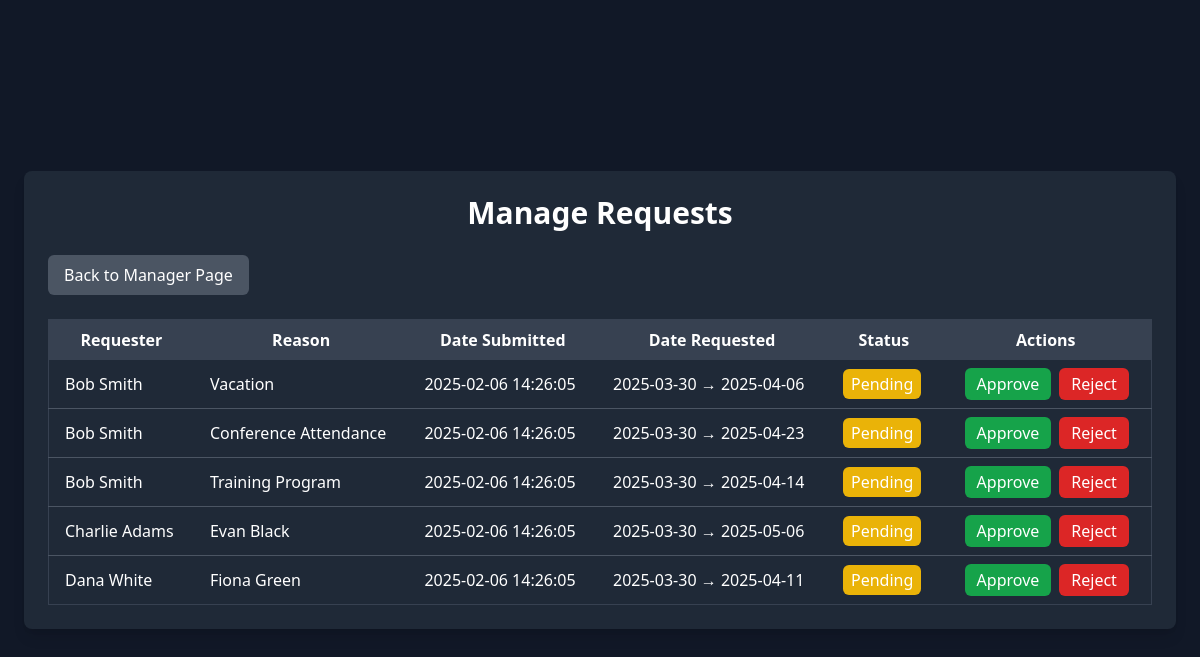
/manager/manage-requests (signed in), run on the app's committed database.
### tables this page shows
CREATE TABLE `requests` (
  `id` int(11) NOT NULL,
  `user_id` int(11) NOT NULL,
  `reason` text NOT NULL,
  `date_submitted` timestamp NOT NULL DEFAULT current_timestamp(),
  `start_date` date NOT NULL,
  `end_date` date NOT NULL,
  `status` enum('pending','approved','rejected') DEFAULT 'pending'
);

CREATE TABLE `user` (
  `id` int(11) NOT NULL,
  `username` varchar(255) NOT NULL,
  `name` varchar(255) NOT NULL,
  `email` varchar(255) NOT NULL,
  `password` varchar(255) NOT NULL,
  `role` enum('manager','employee') NOT NULL,
  `employee_code` char(7) DEFAULT NULL,
  `created_at` timestamp NOT NULL DEFAULT current_timestamp()
);

### app/Controllers/Manager.php (called while the page is built, shortened)
<?php
class Manager
{
    public function manageRequests(): void
    {
        $result = (new Request())->getRequests();
        include __DIR__ . '/../../app/Views/manage-requests.php';
    }
}

### app/Core/Database.php (called while the page is built, shortened)
<?php
class Database
{
    private static ?Database $instance = null;
    private ?PDO $connection = null;
    private string $host = "localhost";
    private string $dbname = "vacationportal";
    private string $username = "root";
    private string $password = "";
    private function __construct()
    {
        try {
            $this->connection = new PDO(
                "mysql:host=$this->host;dbname=$this->dbname",
                $this->username,
                $this->password,
                [
                    PDO::ATTR_ERRMODE => PDO::ERRMODE_EXCEPTION,
                    PDO::ATTR_DEFAULT_FETCH_MODE => PDO::FETCH_ASSOC
                ]
            );
        } catch (PDOException $e) {
            error_log("Database Error in constructor: " . $e->getMessage(), 3);
            throw new PDOException("Database connection failed.");
        }
    }
    public static function getInstance(): Database
    {
        if (self::$instance === null) {
            self::$instance = new Database();
        }
        return self::$instance;
    }
    public function getConnection(): PDO
    {
        return $this->connection;
    }
}

### app/Models/Request.php (called while the page is built, shortened)
<?php
class Request
{
    private PDO $connection;
    public function __construct()
    {
        $this->connection = Database::getInstance()->getConnection();
    }
    public function getRequests(): array
    {
        $query = "SELECT requests.id, user.name AS requester_name, requests.reason,
                         requests.date_submitted, requests.start_date, requests.end_date, requests.status
                  FROM requests
                  JOIN user ON requests.user_id = user.id
                  ORDER BY requests.date_submitted DESC";
        try {
            $statement = $this->connection->prepare($query);
            $statement->execute();
            return $statement->fetchAll(PDO::FETCH_ASSOC);
        } catch (PDOException $e) {
            error_log("Database Error in getRequests: " . $e->getMessage(), 3);
            return [];
        }
    }
}

### app/Views/manage-requests.php (the view, shortened to what this page needs)
<!DOCTYPE html>
<html lang="en">
<head>
    <script src="https://cdn.tailwindcss.com"></script>
</head>
<body class="bg-gray-900 flex items-center justify-center min-h-screen text-white">
<div class="max-w-6xl w-full bg-gray-800 p-6 rounded-lg shadow-lg">
    <h2 class="text-3xl font-bold text-center mb-6">Manage Requests</h2>
    <div class="flex justify-between mb-6">
        <a href="/manager/dashboard" class="bg-gray-600 text-white px-4 py-2 rounded-md hover:bg-gray-700 transition">
            Back to Manager Page
        </a>
    </div>
    <div class="overflow-x-auto">
        <table class="min-w-full border border-gray-700 rounded-lg">
            <thead class="bg-gray-700">
            <tr>
                <th class="px-4 py-2">Requester</th>
                <th class="px-4 py-2">Reason</th>
                <th class="px-4 py-2">Date Submitted</th>
                <th class="px-4 py-2">Date Requested</th>
                <th class="px-4 py-2">Status</th>
                <th class="px-4 py-2">Actions</th>
            </tr>
            </thead>
            <tbody class="divide-y divide-gray-600">
            <?php if (!empty($result)): ?>
                <?php foreach ($result as $request): ?>
                    <tr class="hover:bg-gray-700">
                        <td class="px-4 py-2"><?php echo htmlspecialchars($request['requester_name']); ?></td>
                        <td class="px-4 py-2"><?php echo htmlspecialchars($request['reason']); ?></td>
                        <td class="px-4 py-2"><?php echo htmlspecialchars($request['date_submitted']); ?></td>
                        <td class="px-4 py-2">
                            <?php echo htmlspecialchars($request['start_date']) . " → " . htmlspecialchars($request['end_date']); ?>
                        </td>
                        <td class="px-4 py-2">
                  <span class="px-2 py-1 rounded-md text-white <?php echo $request['status'] === 'pending' ? 'bg-yellow-500' : ($request['status'] === 'approved' ? 'bg-green-500' : 'bg-red-500'); ?>">
                    <?php echo ucfirst(htmlspecialchars($request['status'])); ?>
                  </span>
                        </td>
                        <td class="px-4 py-2">
                            <?php if ($request['status'] === 'pending'): ?>
                                <form method="POST" action="/manager/update-request" class="flex space-x-2">
                                    <button type="submit" name="action" value="approve"
                                            class="bg-green-600 text-white px-3 py-1 rounded-md hover:bg-green-700 transition">
                                        Approve
                                    </button>
                                    <button type="submit" name="action" value="reject"
                                            class="bg-red-600 text-white px-3 py-1 rounded-md hover:bg-red-700 transition">
                                        Reject
                                    </button>
                                </form>
                            <?php else: ?>
                                <span class="text-gray-400 italic">Decision Made</span>
                            <?php endif; ?>
                        </td>
                    </tr>
                <?php endforeach; ?>
            <?php else: ?>
                <tr>
                    <td colspan="6" class="px-4 py-2 text-center text-gray-400">No requests found.</td>
                </tr>
            <?php endif; ?>
            </tbody>
        </table>
    </div>
</div>
</body>
</html>

### public/index.php (shortened to what this page needs)
<?php
$requestUri = parse_url($_SERVER['REQUEST_URI'], PHP_URL_PATH);
$requestUri = rtrim($requestUri, '/') ?: '/';
$routes = [
    '/' => ['controller' => 'App\Controllers\Authentication', 'action' => 'loginForm'],
    '/index.php' => ['controller' => 'App\Controllers\Authentication', 'action' => 'loginForm'],
    '/index' => ['controller' => 'App\Controllers\Authentication', 'action' => 'loginForm'],
    '/login' => ['controller' => 'App\Controllers\Authentication', 'action' => 'loginForm'],
    '/Login' => ['controller' => 'App\Controllers\Authentication', 'action' => 'loginForm'],
    '/logout' => ['controller' => 'App\Controllers\Authentication', 'action' => 'logout'],
    '/Logout' => ['controller' => 'App\Controllers\Authentication', 'action' => 'logout'],
    '/manager/dashboard' => ['controller' => 'App\Controllers\Manager', 'action' => 'dashboard'],
    '/manager/create-employee' => ['controller' => 'App\Controllers\Manager', 'action' => 'createEmployee'],
    '/manager/edit-employee' => ['controller' => 'App\Controllers\Manager', 'action' => 'editEmployee'],
    '/manager/delete-employee' => ['controller' => 'App\Controllers\Manager', 'action' => 'deleteEmployee'],
    '/manager/manage-requests' => ['controller' => 'App\Controllers\Manager', 'action' => 'manageRequests'],
    '/manager/update-request' => ['controller' => 'App\Controllers\Manager', 'action' => 'updateRequestStatus'],
    '/employee/dashboard' => ['controller' => 'App\Controllers\Employee', 'action' => 'dashboard'],
    '/employee/create-request' => ['controller' => 'App\Controllers\Employee', 'action' => 'createRequest'],
    '/employee/delete-request' => ['controller' => 'App\Controllers\Employee', 'action' => 'deleteRequest']
];
if (isset($routes[$requestUri])) {
    $route = $routes[$requestUri];
    $actionName = $route['action'];
    $controller = new $controllerName();
    $controller->$actionName($_GET);
} else {
    http_response_code(404);
    echo "404 - Page not found";
}

### data on the page
requests: user.name "Bob Smith", reason "Vacation", date_submitted "2025-02-06 14:26:05", start_date "2025-03-30", end_date "2025-04-06", status "Pending"
requests: user.name "Bob Smith", reason "Conference Attendance", date_submitted "2025-02-06 14:26:05", start_date "2025-03-30", end_date "2025-04-23", status "Pending"
requests: user.name "Bob Smith", reason "Training Program", date_submitted "2025-02-06 14:26:05", start_date "2025-03-30", end_date "2025-04-14", status "Pending"
requests: user.name "Charlie Adams", reason "Evan Black", date_submitted "2025-02-06 14:26:05", start_date "2025-03-30", end_date "2025-05-06", status "Pending"
requests: user.name "Dana White", reason "Fiona Green", date_submitted "2025-02-06 14:26:05", start_date "2025-03-30", end_date "2025-04-11", status "Pending"
